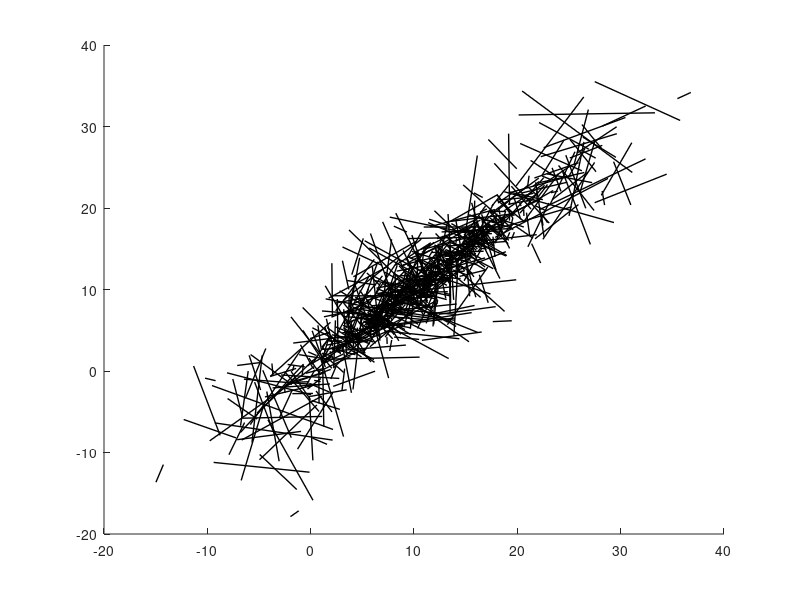

Here is the MATLAB script that generated this plot:

function assignment_01_toolbox_v4

%{
% r = a + (b-a).*rand(N,1)
r = randi([-1,1],5,5);

x = linspace(r,r);
y = linspace(r,r); 
[X,Y] = meshgrid(x,y);
createStraightLine(X,Y,1,'k');
%plot(X,Y,'|r');
%}

%{
randNum_x1 = 0 + (2-0).*rand(1,1);
randNum_x2 = 0 + (1-0).*rand(1,1);
randNum_y1 = 0 + (1-0).*rand(1,1);
randNum_y2 = 0 + (1-0).*rand(1,1);

x = linspace(randNum_x1,randNum_x2);
y = linspace(randNum_y1,randNum_y2); 
[X,Y] = meshgrid(x,y);
createStraightLine(X,Y,1,'k');
%plot(X,Y,'|r');
%}

%{
x = -5:1:5; N = numel(x);
X = ones(N,1)*x;
Y = X + X';
plot(X',Y');
grid
%}

% Perlin noise stuff
%{
n = 64;
m = 64;
im = zeros(n, m);
im = perlinNoise(im);
%}

% Variation of Interruptions

for col_1 = 1:20
    for row_1 = 1:20

        x_start = col_1 + (col_1-row_1)*rand(1,1);
        x_end = col_1 + (col_1-row_1)*rand(1,1);
        y_start = col_1 + (col_1-row_1)*rand(1,1);
        y_end = col_1 + (col_1-row_1)*rand(1,1);

        createStraightLine([x_start,x_end], [y_start,y_end], 1, 'k');

    end
end


for row_2 = 1:20
    for col_2 = 1:20

        x_start = row_2 - (row_2-col_2)*rand(1,1);
        x_end = row_2 - (row_2-col_2)*rand(1,1);
        y_start = row_2 - (row_2-col_2)*rand(1,1);
        y_end = row_2 - (row_2-col_2)*rand(1,1);

        createStraightLine([x_start,x_end], [y_start,y_end], 1, 'k');

    end
end

%}%{

% Variation (Version 2) of Interruptions
%{
for col = 1:20
    for row = 1:20

        if (row > col)
            x_start = col + (col-row)*rand(1,1);
            x_end = col + (col-row)*rand(1,1);
            y_start = col + (col-row)*rand(1,1);
            y_end = col + (col-row)*rand(1,1);
        else
            x_start = row + (row-col)*rand(1,1);
            x_end = row + (row-col)*rand(1,1);
            y_start = row + (row-col)*rand(1,1);
            y_end = row + (row-col)*rand(1,1);
        end

        createStraightLine([x_start,x_end], [y_start,y_end], 1, 'k');

    end
end
%}

%fig = gcf;
%print(fig,'assignment_01_toolbox_replication_v4_02.svg','-dsvg');

end

% ~ CIRCLE ~ 
%{
    - x_value: center of x
    - y_value: center of y
    - radius: size of circle
    - stroke_width: size of stroke (does not matter if shape is filled)
    - stroke_color: color of stroke / fill
    - isFilled: determines if shape is filled or outlined
%}
function createCircle(x, y, radius, stroke_width, stroke_color, isFilled)

    if (isFilled)

        stroke_width = 1;
        new_radius = radius;

        while (new_radius >= 0)

            viscircles([x y], new_radius, 'LineWidth', stroke_width, 'Color', stroke_color);
            new_radius = new_radius - 0.03;                                                                                                                                                                                                                                                                                                                                                                                                                                                                                                                                                                                                                                                                                                                                                                                                                                                                                                                                                                                                                                                                                                                                                                                                                                                                                                                                                                                                                                                                                                                                                                                                                                                                                                                                                                                                                                                                                                                                                                                                                                                                                                                                                                                                                                                                                                                                                                                                                                                                                                                                                                                                                                                                                                                                                                                                                                                                                                                                                                                                                                                                                                                                                                                                                                                                                                                                                                                                                              

        end

    else

        viscircles([x y],radius,'LineWidth', stroke_width, 'Color',stroke_color);

    end

end

% ~ Ellipse ~ 
%{
    - xl: left x coordinate
    - yl: left y coordiante
    - xr: right x coordinate
    - yr: right y coordinate
    - howStretched: Determines how thin ellipse is (value between 0.01 and
        0.99) (the bigger the number, the more stretched it will be)
    - howSmooth: Determines how smooth ellipse is (the bigger the number,
        the smoother it will be)
    - stroke_width: size of stroke (does not matter if shape is filled)
    - stroke_color: color of stroke / fill
    - isFilled: determines if shape is filled or outlined

%}
function createEllipse(xl, yl, xr, yr, howStretched, howSmooth, stroke_width, stroke_color, isFilled)

% Ellipse math: https://www.mathworks.com/matlabcentral/answers/86615-how-to-plot-an-ellipse

    if (isFilled)

        stroke_width = 1;

        center_width = (xl + xr) / 2;
        center_height = (yl + yr) / 2;

        new_xl = xl;
        new_yl = yl;
        new_xr = xr;
        new_yr = yr;

        while (new_xr >= center_width || new_yr >= center_height)

            a = (1/2) * sqrt((new_xr - new_xl) ^ 2 + (new_yr - new_yl) ^ 2);
            b = a * sqrt(1-howStretched^2);
            t = linspace(0, 2 * pi, howSmooth); % Absolute angle parameter
            X = a * cos(t);
            Y = b * sin(t);

            % Compute angles relative to (x1, y1).
            angles = atan2(new_yr - new_yl, new_xr - new_xl);
            x = (new_xl + new_xr) / 2 + X * cos(angles) - Y * sin(angles);
            y = (new_yl + new_yr) / 2 + X * sin(angles) + Y * cos(angles);
        
            plot(x,y,'LineWidth', stroke_width, 'Color', stroke_color);

            hold on

            new_xl = new_xl + 0.1;
            new_yl = new_yl + 0.1;
            new_xr = new_xr - 0.1;
            new_yr = new_yr - 0.1;

        end

    else

        a = (1/2) * sqrt((xr - xl) ^ 2 + (yr - yl) ^ 2);
        b = a * sqrt(1-howStretched^2);
        t = linspace(0, 2 * pi, howSmooth); % Absolute angle parameter
        X = a * cos(t);
        Y = b * sin(t);
        % Compute angles relative to (x1, y1).
        angles = atan2(yr - yl, xr - xl);
        x = (xl + xr) / 2 + X * cos(angles) - Y * sin(angles);
        y = (yl + yr) / 2 + X * sin(angles) + Y * cos(angles);
    
        plot(x,y,'LineWidth', stroke_width, 'Color', stroke_color);

    end

end

% ~ RECTANGLE ~ 
%{
    - x_tl: top left x coordinate
    - x_bl: bottom left x coordinate
    - x_br: bottom right x coordinate
    - x_tr: top right x coordinate
    - y_tl: top left y coordinate
    - y_bl: bottom left y coordinate
    - y_br: bottom right y coordinate
    - y_tr: top right y coordinate
    - stroke_width: size of stroke (does not matter if shape is filled)
    - stroke_color: color of stroke / fill
    - isFilled: determines if shape is filled or outlined
    - isRotated: determines if shape is rotated
    - rot_angle: angle of rotation (number does not matter if rotation is
        false)
%}
function createRectangle(x_tl, x_bl, x_br, x_tr, y_tl, y_bl, y_br, y_tr, stroke_width, stroke_color, isFilled, isRotated, rot_angle)
    
    if (isFilled)

        stroke_width = 1;

        center_width = (x_bl + x_br) / 2;
        center_height = (y_bl + y_tl) / 2;

        new_x_bl = x_bl;
        new_y_bl = y_bl;
        new_x_tr = x_tr;
        new_y_tr = y_tr;
        new_x_br = x_br;
        new_y_br = y_br;
        new_x_tl = x_tl;
        new_y_tl = y_tl;

        while (new_x_tr >= center_width || new_y_tr >= center_height)

            if (isRotated)

                rotation(polyshape([new_x_tl new_x_bl new_x_br new_x_tr], ...
                                   [new_y_tl new_y_bl new_y_br new_y_tr]), ...
                                   'LineWidth', stroke_width, 'EdgeColor', stroke_color, 'FaceColor', 'none'), rot_angle;

            else

                plot(polyshape([new_x_tl new_x_bl new_x_br new_x_tr], ...
                               [new_y_tl new_y_bl new_y_br new_y_tr]), ...
                               'LineWidth', stroke_width, 'EdgeColor', stroke_color, 'FaceColor', 'none');

            end

            hold on;

            new_x_bl = new_x_bl + 0.01;
            new_y_bl = new_y_bl + 0.01;
            new_x_tr = new_x_tr - 0.01;
            new_y_tr = new_y_tr - 0.01;
            new_x_br = new_x_br - 0.01;
            new_y_br = new_y_br + 0.01;
            new_x_tl = new_x_tl + 0.01;
            new_y_tl = new_y_tl - 0.01;                                                                                                                                                                                                                                                                                                                                                                                                                                                                                                                                                                                                                                                                                                                                                                                                                                                                                                                                                                                                                                                                                                                                                                                                                                                                                                                                                                                                                                                                                                                                                                                                                                                                                                                                                                                                                                                                                                                                                                                                                                                                                                                                                                                                                                                                                                                                                                                                                                                                                                                                                                                                                                                                                                                                                                                                                                                                                                                                                                                                                                                                                                                                                                                                                                                                                                                                                                                                                               

        end
    else

        if (isRotated)

            rotation(polyshape([x_tl x_bl x_br x_tr], ...
                               [y_tl y_bl y_br y_tr]), ...
                               'LineWidth', stroke_width, 'EdgeColor', stroke_color, 'FaceColor', 'none'), rot_angle;
        else

            plot(polyshape([x_tl x_bl x_br x_tr], ...
                           [y_tl y_bl y_br y_tr]), ...
                           'LineWidth', stroke_width, 'EdgeColor', stroke_color, 'FaceColor', 'none');
        end

    end

end

% ~ POLYGON ~
%{
    - poly_shape: Matrix coordinates to make polygon (use polyshape:
        https://www.mathworks.com/help/matlab/ref/polyshape.html)
    - stroke_width: size of stroke (does not matter if shape is filled)
    - stroke_color: color of stroke
%}
function createPolygon(poly_shape, stroke_width, stroke_color)

    plot(poly_shape, 'LineWidth', stroke_width, 'EdgeColor', stroke_color);

end

% ~ STRAIGHT LINE ~ 
%{
    - x: x coordinate (start and end)
    - y: y coordinate (start and end)
    - stroke_width: size of stroke
    - stroke_color: color of stroke
%}
function createStraightLine(x, y, stroke_width, stroke_color)
    
    line(x, y, 'LineWidth', stroke_width, 'Color', stroke_color);

end

% ~ POLY LINE ~ 
%{
    - positionArray: takes array of x and y coordinates
    - stroke_width: size of stroke
    - stroke_color: color of stroke
%}
function createPolyLine(positionArray, stroke_width, stroke_color)

    drawpolyline("Position", positionArray, "LineWidth", stroke_width, "Color", stroke_color);

end

% ~ PATH LINE ~ 
%{
    - x: x coordinates (can be an equation)
    - y: y coordinates (can be an equation)
    - stroke_width: size of stroke
    - stroke_color: color of stroke
%}
function createPathLine(x, y, stroke_width, stroke_color)

    plot(x, y, 'LineWidth', stroke_width, 'Color', stroke_color);

end

% ~ TRANSLATION ~
%{
    - shape: assigned shape
    - x: translate along x axis
    - y: translate along y axis
%}
function translation(shape, x, y)

    translate(shape, [x,y]);

end

% ~ ROTATION ~
%{
    - shape: assigned shape
    - rot_angle: rotation around the default z-axis
%}
function rotation(shape, rot_angle)

    rotate(shape, rot_angle);

end

% ~ SCALING ~
%{
    - shape: assigned shape
    - x: scale along x axis
    - y: scale along y axis
%}
function scaling(shape, x, y)

    scale(shape, [x,y]);

end

% ~ RANDOM NUMBER ~
function randomNumber(min, max)

    max + (min-max)*rand(1,1);

end

% ~ PERLIN NOISE ~
function im = perlinNoise(im)

% Perlin noise code: https://stackoverflow.com/questions/7347111/generate-procedural-perlin-noise-in-matlab

    [n, m] = size(im);
    i = 0;
    w = sqrt(n*m);

    while w > 3
        i = i + 1;
        d = interp2(randn(n, m), i-1, 'spline');
        im = im + i * d(1:n, 1:m);
        w = w - ceil(w/2 - 1);
    end

    figure; 
    imagesc(im); 
    colormap gray;

end

% ~ WORLEY NOISE ~
function worleyNoise()

    voronoi(x,y);
    
end
